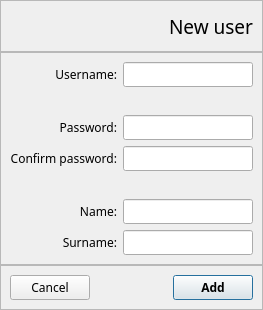
<?xml version="1.0" encoding="UTF-8"?>
<ui version="4.0">
 <class>NewUserDialog</class>
 <widget class="QDialog" name="NewUserDialog">
  <property name="geometry">
   <rect>
    <x>0</x>
    <y>0</y>
    <width>263</width>
    <height>294</height>
   </rect>
  </property>
  <property name="font">
   <font>
    <family>Lucida Sans Unicode</family>
    <pointsize>9</pointsize>
   </font>
  </property>
  <property name="windowTitle">
   <string>New user - QTD</string>
  </property>
  <property name="styleSheet">
   <string notr="true"/>
  </property>
  <layout class="QVBoxLayout" name="verticalLayout_2">
   <property name="spacing">
    <number>0</number>
   </property>
   <property name="leftMargin">
    <number>0</number>
   </property>
   <property name="topMargin">
    <number>0</number>
   </property>
   <property name="rightMargin">
    <number>0</number>
   </property>
   <property name="bottomMargin">
    <number>0</number>
   </property>
   <item>
    <widget class="QFrame" name="topFrame">
     <property name="frameShape">
      <enum>QFrame::StyledPanel</enum>
     </property>
     <property name="frameShadow">
      <enum>QFrame::Raised</enum>
     </property>
     <layout class="QHBoxLayout" name="horizontalLayout_2">
      <item>
       <widget class="QLabel" name="label_9">
        <property name="minimumSize">
         <size>
          <width>32</width>
          <height>32</height>
         </size>
        </property>
        <property name="maximumSize">
         <size>
          <width>32</width>
          <height>32</height>
         </size>
        </property>
        <property name="text">
         <string/>
        </property>
        <property name="pixmap">
         <pixmap resource="../qtd.qrc">:/Image/logoTransparent.png</pixmap>
        </property>
        <property name="scaledContents">
         <bool>true</bool>
        </property>
       </widget>
      </item>
      <item>
       <spacer name="horizontalSpacer_2">
        <property name="orientation">
         <enum>Qt::Horizontal</enum>
        </property>
        <property name="sizeHint" stdset="0">
         <size>
          <width>125</width>
          <height>20</height>
         </size>
        </property>
       </spacer>
      </item>
      <item>
       <widget class="QLabel" name="label_6">
        <property name="font">
         <font>
          <pointsize>14</pointsize>
         </font>
        </property>
        <property name="text">
         <string>New user</string>
        </property>
       </widget>
      </item>
     </layout>
    </widget>
   </item>
   <item>
    <widget class="QFrame" name="contentsFrame">
     <property name="font">
      <font>
       <family>Calibri</family>
      </font>
     </property>
     <property name="frameShape">
      <enum>QFrame::StyledPanel</enum>
     </property>
     <property name="frameShadow">
      <enum>QFrame::Raised</enum>
     </property>
     <layout class="QGridLayout" name="gridLayout">
      <item row="1" column="1">
       <widget class="QLineEdit" name="login_lineEdit">
        <property name="font">
         <font>
          <family>Lucida Sans Unicode</family>
         </font>
        </property>
       </widget>
      </item>
      <item row="5" column="0">
       <widget class="QLabel" name="label_3">
        <property name="font">
         <font>
          <family>Lucida Sans Unicode</family>
         </font>
        </property>
        <property name="text">
         <string>Confirm password:</string>
        </property>
        <property name="alignment">
         <set>Qt::AlignRight|Qt::AlignTrailing|Qt::AlignVCenter</set>
        </property>
       </widget>
      </item>
      <item row="3" column="0">
       <widget class="QLabel" name="label_2">
        <property name="font">
         <font>
          <family>Lucida Sans Unicode</family>
         </font>
        </property>
        <property name="text">
         <string>Password:</string>
        </property>
        <property name="alignment">
         <set>Qt::AlignRight|Qt::AlignTrailing|Qt::AlignVCenter</set>
        </property>
       </widget>
      </item>
      <item row="1" column="0">
       <widget class="QLabel" name="label">
        <property name="font">
         <font>
          <family>Lucida Sans Unicode</family>
         </font>
        </property>
        <property name="text">
         <string>Username:</string>
        </property>
        <property name="alignment">
         <set>Qt::AlignRight|Qt::AlignTrailing|Qt::AlignVCenter</set>
        </property>
       </widget>
      </item>
      <item row="3" column="1">
       <widget class="QLineEdit" name="password_lineEdit">
        <property name="font">
         <font>
          <family>Lucida Sans Unicode</family>
         </font>
        </property>
        <property name="echoMode">
         <enum>QLineEdit::Password</enum>
        </property>
       </widget>
      </item>
      <item row="5" column="1">
       <widget class="QLineEdit" name="confirmPassword_lineEdit">
        <property name="font">
         <font>
          <family>Lucida Sans Unicode</family>
         </font>
        </property>
        <property name="echoMode">
         <enum>QLineEdit::Password</enum>
        </property>
       </widget>
      </item>
      <item row="7" column="0">
       <widget class="QLabel" name="label_4">
        <property name="font">
         <font>
          <family>Lucida Sans Unicode</family>
         </font>
        </property>
        <property name="text">
         <string>Name:</string>
        </property>
        <property name="alignment">
         <set>Qt::AlignRight|Qt::AlignTrailing|Qt::AlignVCenter</set>
        </property>
       </widget>
      </item>
      <item row="7" column="1">
       <widget class="QLineEdit" name="name_lineEdit">
        <property name="font">
         <font>
          <family>Lucida Sans Unicode</family>
         </font>
        </property>
       </widget>
      </item>
      <item row="8" column="0">
       <widget class="QLabel" name="label_5">
        <property name="font">
         <font>
          <family>Lucida Sans Unicode</family>
         </font>
        </property>
        <property name="text">
         <string>Surname:</string>
        </property>
        <property name="alignment">
         <set>Qt::AlignRight|Qt::AlignTrailing|Qt::AlignVCenter</set>
        </property>
       </widget>
      </item>
      <item row="8" column="1">
       <widget class="QLineEdit" name="surname_lineEdit">
        <property name="font">
         <font>
          <family>Lucida Sans Unicode</family>
         </font>
        </property>
       </widget>
      </item>
      <item row="6" column="1">
       <widget class="QLabel" name="errorPassword_label">
        <property name="font">
         <font>
          <family>Lucida Sans Unicode</family>
         </font>
        </property>
        <property name="styleSheet">
         <string notr="true">color: rgb(255, 0, 0);</string>
        </property>
        <property name="text">
         <string/>
        </property>
        <property name="alignment">
         <set>Qt::AlignLeading|Qt::AlignLeft|Qt::AlignTop</set>
        </property>
       </widget>
      </item>
      <item row="2" column="1">
       <widget class="QLabel" name="errorLogin_label">
        <property name="font">
         <font>
          <family>Lucida Sans Unicode</family>
         </font>
        </property>
        <property name="styleSheet">
         <string notr="true">color: rgb(255, 0, 0);</string>
        </property>
        <property name="text">
         <string/>
        </property>
        <property name="alignment">
         <set>Qt::AlignLeading|Qt::AlignLeft|Qt::AlignTop</set>
        </property>
       </widget>
      </item>
     </layout>
    </widget>
   </item>
   <item>
    <widget class="QFrame" name="bottomFrame">
     <property name="sizePolicy">
      <sizepolicy hsizetype="Preferred" vsizetype="Preferred">
       <horstretch>0</horstretch>
       <verstretch>0</verstretch>
      </sizepolicy>
     </property>
     <property name="font">
      <font>
       <family>Calibri</family>
      </font>
     </property>
     <property name="frameShape">
      <enum>QFrame::StyledPanel</enum>
     </property>
     <property name="frameShadow">
      <enum>QFrame::Raised</enum>
     </property>
     <layout class="QVBoxLayout" name="verticalLayout">
      <item>
       <layout class="QHBoxLayout" name="horizontalLayout">
        <item>
         <widget class="QPushButton" name="cancel_pushButton">
          <property name="font">
           <font>
            <family>Lucida Sans Unicode</family>
           </font>
          </property>
          <property name="text">
           <string>Cancel</string>
          </property>
         </widget>
        </item>
        <item>
         <spacer name="horizontalSpacer">
          <property name="orientation">
           <enum>Qt::Horizontal</enum>
          </property>
          <property name="sizeHint" stdset="0">
           <size>
            <width>218</width>
            <height>20</height>
           </size>
          </property>
         </spacer>
        </item>
        <item>
         <widget class="QPushButton" name="add_pushButton">
          <property name="font">
           <font>
            <family>Lucida Sans Unicode</family>
            <weight>75</weight>
            <bold>true</bold>
           </font>
          </property>
          <property name="text">
           <string>Add</string>
          </property>
          <property name="default">
           <bool>true</bool>
          </property>
         </widget>
        </item>
       </layout>
      </item>
     </layout>
    </widget>
   </item>
  </layout>
 </widget>
 <tabstops>
  <tabstop>login_lineEdit</tabstop>
  <tabstop>password_lineEdit</tabstop>
  <tabstop>confirmPassword_lineEdit</tabstop>
  <tabstop>name_lineEdit</tabstop>
  <tabstop>surname_lineEdit</tabstop>
  <tabstop>add_pushButton</tabstop>
  <tabstop>cancel_pushButton</tabstop>
 </tabstops>
 <resources>
  <include location="../qtd.qrc"/>
 </resources>
 <connections/>
</ui>
